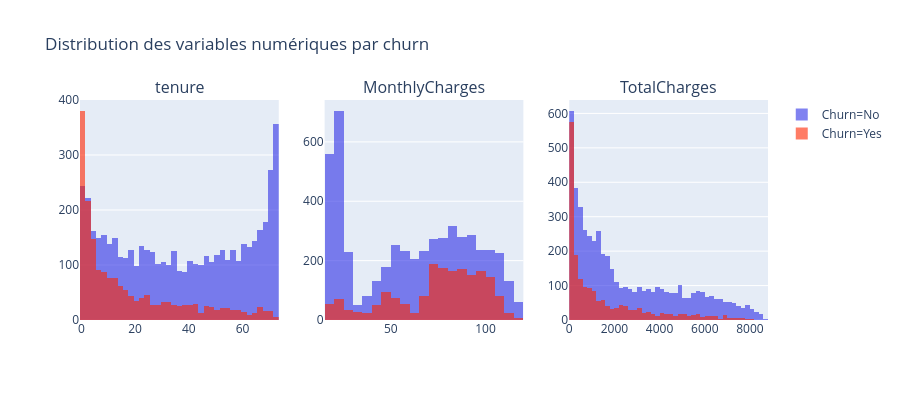

Notebook code for this chart:
### Markdown cell above
## 3. Variables numériques : tenure, MonthlyCharges, TotalCharges

### Code cell
num_cols = ['tenure', 'MonthlyCharges', 'TotalCharges']

fig = make_subplots(rows=1, cols=3, subplot_titles=num_cols)

for i, col in enumerate(num_cols, 1):
    for churn_val, color in [('No', "#2D30E7"), ('Yes', "#FF2600")]:
        subset = df[df['Churn'] == churn_val][col].dropna()
        fig.add_trace(
            go.Histogram(x=subset, name=f'Churn={churn_val}',
                         marker_color=color, opacity=0.6,
                         showlegend=(i == 1)),
            row=1, col=i
        )

fig.update_layout(
    title='Distribution des variables numériques par churn',
    barmode='overlay',
    height=400
)
fig.show()

### Figure 1 — Plotly figure (JSON) as saved in the notebook; plotly's stock layout.template omitted (floating-point values rounded to 4 significant figures; data arrays with more than 128 entries replaced by an {"elided": "..."} marker saying what was removed)
{"data": [{"marker": {"color": "#2D30E7"}, "name": "Churn=No", "opacity": 0.6, "showlegend": true, "type": "histogram", "x": {"elided": "5174 int values"}, "xaxis": "x", "yaxis": "y"}, {"marker": {"color": "#FF2600"}, "name": "Churn=Yes", "opacity": 0.6, "showlegend": true, "type": "histogram", "x": {"elided": "1869 int values"}, "xaxis": "x", "yaxis": "y"}, {"marker": {"color": "#2D30E7"}, "name": "Churn=No", "opacity": 0.6, "showlegend": false, "type": "histogram", "x": {"elided": "5174 float values"}, "xaxis": "x2", "yaxis": "y2"}, {"marker": {"color": "#FF2600"}, "name": "Churn=Yes", "opacity": 0.6, "showlegend": false, "type": "histogram", "x": {"elided": "1869 float values"}, "xaxis": "x2", "yaxis": "y2"}, {"marker": {"color": "#2D30E7"}, "name": "Churn=No", "opacity": 0.6, "showlegend": false, "type": "histogram", "x": {"elided": "5163 float values"}, "xaxis": "x3", "yaxis": "y3"}, {"marker": {"color": "#FF2600"}, "name": "Churn=Yes", "opacity": 0.6, "showlegend": false, "type": "histogram", "x": {"elided": "1869 float values"}, "xaxis": "x3", "yaxis": "y3"}], "layout": {"annotations": [{"font": {"size": 16}, "showarrow": false, "text": "tenure", "x": 0.1444, "xanchor": "center", "xref": "paper", "y": 1, "yanchor": "bottom", "yref": "paper"}, {"font": {"size": 16}, "showarrow": false, "text": "MonthlyCharges", "x": 0.5, "xanchor": "center", "xref": "paper", "y": 1, "yanchor": "bottom", "yref": "paper"}, {"font": {"size": 16}, "showarrow": false, "text": "TotalCharges", "x": 0.8556, "xanchor": "center", "xref": "paper", "y": 1, "yanchor": "bottom", "yref": "paper"}], "barmode": "overlay", "height": 400, "title": {"text": "Distribution des variables numériques par churn"}, "xaxis": {"anchor": "y", "domain": [0, 0.2889]}, "xaxis2": {"anchor": "y2", "domain": [0.3556, 0.6444]}, "xaxis3": {"anchor": "y3", "domain": [0.7111, 1]}, "yaxis": {"anchor": "x", "domain": [0, 1]}, "yaxis2": {"anchor": "x2", "domain": [0, 1]}, "yaxis3": {"anchor": "x3", "domain": [0, 1]}}}
